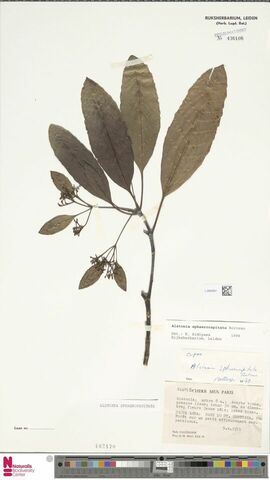
#> input picture assets/herbarium_sample_image.jpg, 270 x 480 px
$ python util_shrink_images.py -i ../assets -o out
#> lines starting #> are read from the running program, lines starting #| are printed output that depends on the picture
#!/usr/bin/env python3
import argparse
import mimetypes
import textwrap
import warnings
from pathlib import Path

from PIL import Image


def main():
    args = parse_args()

    args.output_dir.mkdir(parents=True, exist_ok=True)

    sheets = sorted(args.input_dir.glob("*.*"))

    for sheet_path in sheets:
        mime = mimetypes.guess_type(sheet_path)
        if mime[0] and mime[0].startswith("image"):
            shrink_sheet(sheet_path, args.output_dir, args.shrink_by)


def shrink_sheet(sheet_path, output_dir, shrink_by):
#> called with shrink_by = 2
    with warnings.catch_warnings():
        warnings.filterwarnings("ignore", category=UserWarning)  # No EXIF warnings
        with Image.open(sheet_path).convert("RGB") as image:
#> image is the input picture: PIL image 270x480 RGB; mean R, G, B 221.5, 219.8, 210.2
            dims = round(image.width / shrink_by), round(image.height / shrink_by)
#> dims = (135, 240)
            image = image.resize(dims)
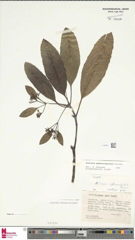
#> image: PIL image 135x240 RGB; mean R, G, B 221.5, 219.8, 210.2
            image.save(output_dir / sheet_path.name)


def parse_args():
    description = """This script shrinks images by a constant factor."""

    arg_parser = argparse.ArgumentParser(
        description=textwrap.dedent(description), fromfile_prefix_chars="@"
    )

    arg_parser.add_argument(
        "--input-dir",
        "-i",
        type=Path,
        metavar="PATH",
        required=True,
        help="""Get input images from this directory.""",
    )

    arg_parser.add_argument(
        "--output-dir",
        "-o",
        type=Path,
        metavar="PATH",
        required=True,
        help="""Output the shrunken images to this directory.""",
    )

    arg_parser.add_argument(
        "--shrink-by",
        "-s",
        type=float,
        metavar="FLOAT",
        default=2.0,
        help="""Shrink images by this factor. (default: %(default)s)""",
    )

    args = arg_parser.parse_args()
    return args


if __name__ == "__main__":
    main()
